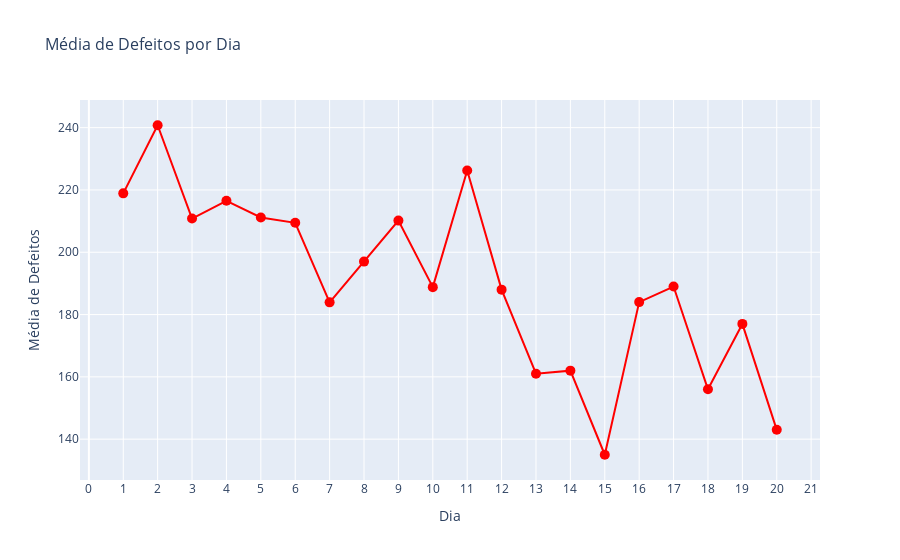

Notebook cell for this chart:
### Code cell
import plotly.graph_objects as go

fig = go.Figure()

fig.add_trace(go.Scatter(
    x=defeitos_por_dia_contado['Dia Contado'],
    y=defeitos_por_dia_contado['Média de Defeitos'],
    mode='lines+markers', 
    marker=dict(size=10),
    line=dict(color='red'),
    name='Média de Defeitos'
))

fig.update_layout(
    title='Média de Defeitos por Dia',
    title_font_size=16,
    xaxis=dict(
        title='Dia',
        title_font_size=14,
        dtick=1 
    ),
    yaxis=dict(
        title='Média de Defeitos',
        title_font_size=14
    )
)

fig.show()

### Figure 1 — Plotly figure (JSON) as saved in the notebook; plotly's stock layout.template omitted (floating-point values rounded to 4 significant figures)
{"data": [{"line": {"color": "red"}, "marker": {"size": 10}, "mode": "lines+markers", "name": "Média de Defeitos", "type": "scatter", "x": [1, 2, 3, 4, 5, 6, 7, 8, 9, 10, 11, 12, 13, 14, 15, 16, 17, 18, 19, 20], "y": [218.9, 240.8, 210.8, 216.5, 211.2, 209.5, 183.9, 197, 210.2, 188.8, 226.2, 188, 161, 162, 135, 184, 189, 156, 177, 143]}], "layout": {"title": {"font": {"size": 16}, "text": "Média de Defeitos por Dia"}, "xaxis": {"dtick": 1, "title": {"font": {"size": 14}, "text": "Dia"}}, "yaxis": {"title": {"font": {"size": 14}, "text": "Média de Defeitos"}}}}
